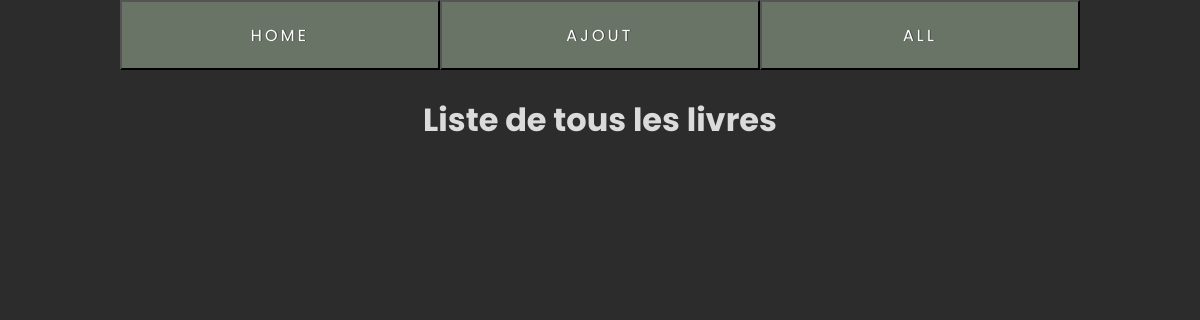
The page /bibliotheque/livre/all/ on the database as committed earlier.
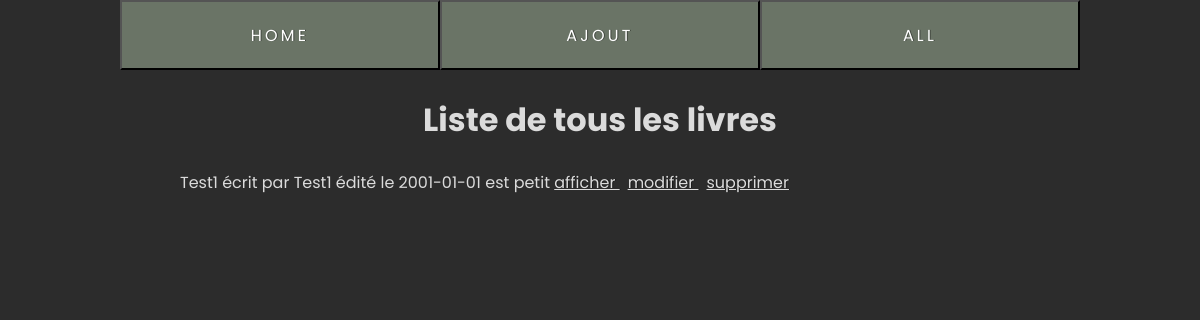
The same page on the database as committed later.
### bibliotheque/models.py (models this page shows, shortened)
class Livre(models.Model): # Déclare la classe Livre héritant de la classe Model, classe de base des modèles
    titre = models.CharField(max_length=100) # Défini un champs de type texte de 100 caractères maximum
    auteur = models.CharField(max_length = 100)
    date_parution = models.DateField(blank=True, null = True) # Champs de type date, pouvant être null ou ne pas être rempli
    nombre_pages = models.IntegerField(blank=False) # Champs de type entier devant être obligatoirement rempli
    resume = models.TextField(null = True, blank = True) # Champs de type text long
    categorie = models.ForeignKey("categorie", on_delete=models.CASCADE, default=None)
    def __str__(self):
        chaine = f"{self.titre} écrit par {self.auteur} édité le {self.date_parution}"
        return chaine

### bibliotheque/views.py (the view)
# urls.py: path('livre/all/', views.all),
def all(request):
    all = list(models.Livre.objects.all())
    return render(request,"bibliotheque/livre/all.html",{"all": all})

### bibliotheque/templates/bibliotheque/livre/all.html (shortened to what this page needs)
{% extends "bibliotheque/livre/index.html" %}
{% block content %}
    <h1>Liste de tous les livres</h1>
    {% for i in all %}
        {% if i.nombre_pages > 500 %}
            <p> {{i}} est grand
                <a class="link" href="/bibliotheque/livre/affiche/{{i.id}}"> afficher </a>
                <a class="link" href="/bibliotheque/livre/update/{{i.id}}"> modifier </a>
                <a class="link" href="/bibliotheque/livre/delete/{{i.id}}"> supprimer </a>
            </p>
        {%else%}
        <p> {{i}} est petit
            <a class="link" href="/bibliotheque/livre/affiche/{{i.id}}"> afficher </a>
            <a class="link" href="/bibliotheque/livre/update/{{i.id}}"> modifier </a>
            <a class="link" href="/bibliotheque/livre/delete/{{i.id}}"> supprimer </a>
        </p>
        {%endif%}
    {%endfor%}
{% endblock %}

Rows that differ between the two databases and show on the page:
added Livre: titre+auteur+date_parution "Test1 écrit par Test1 édité le 2001-01-01"
